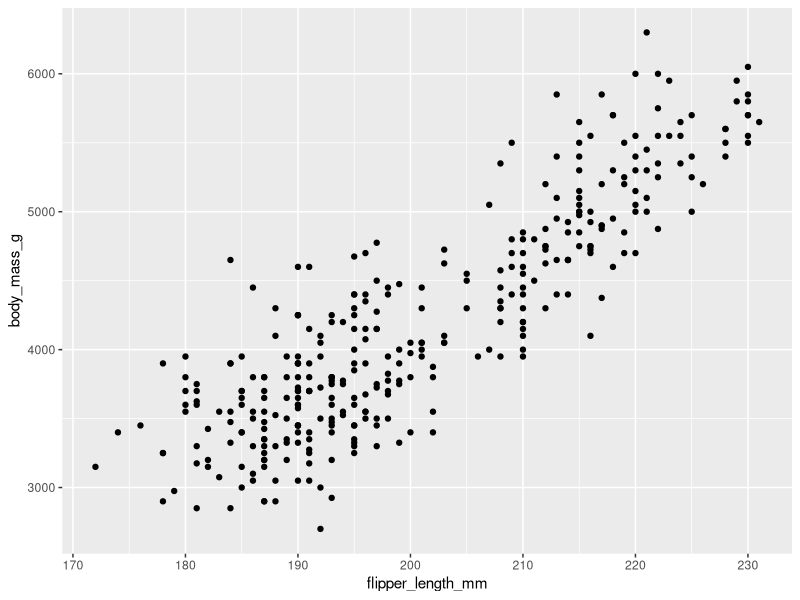
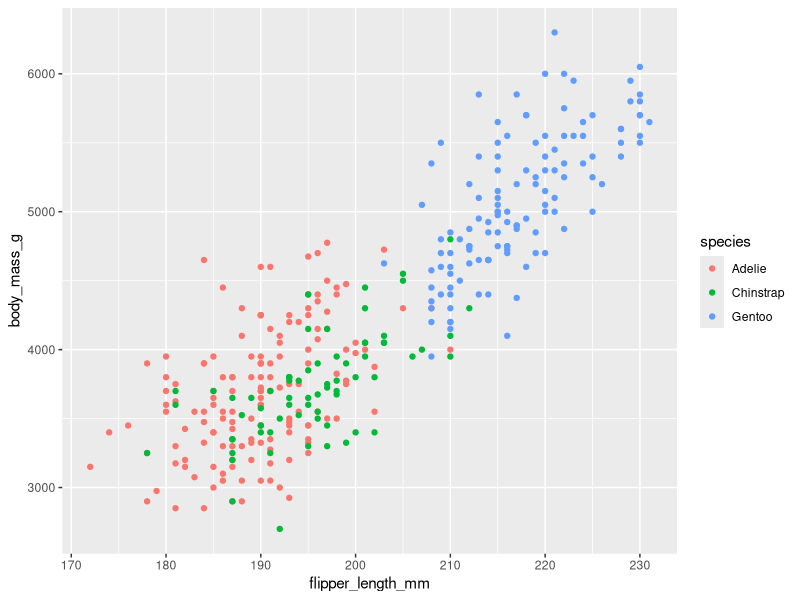
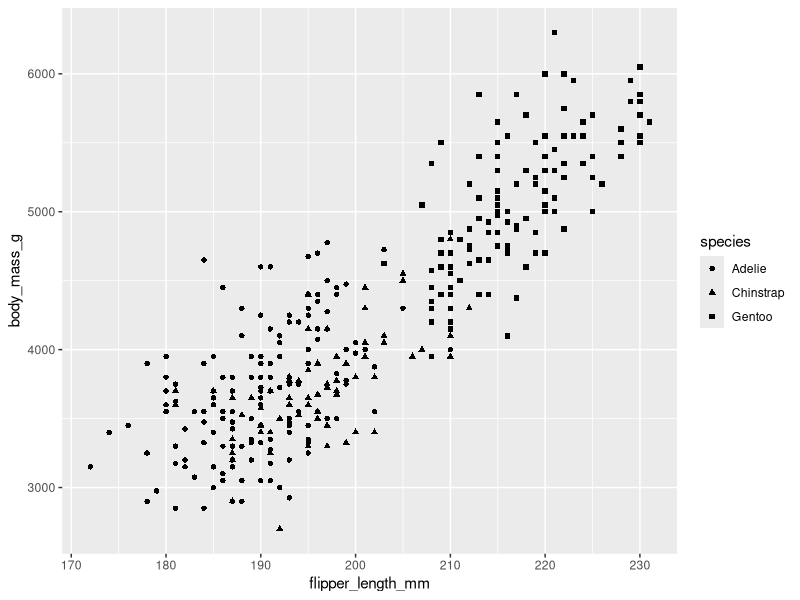
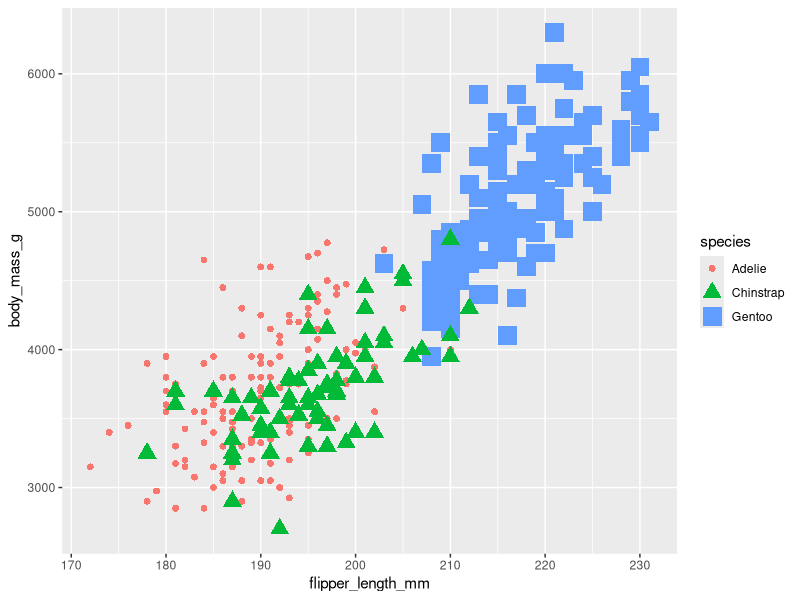
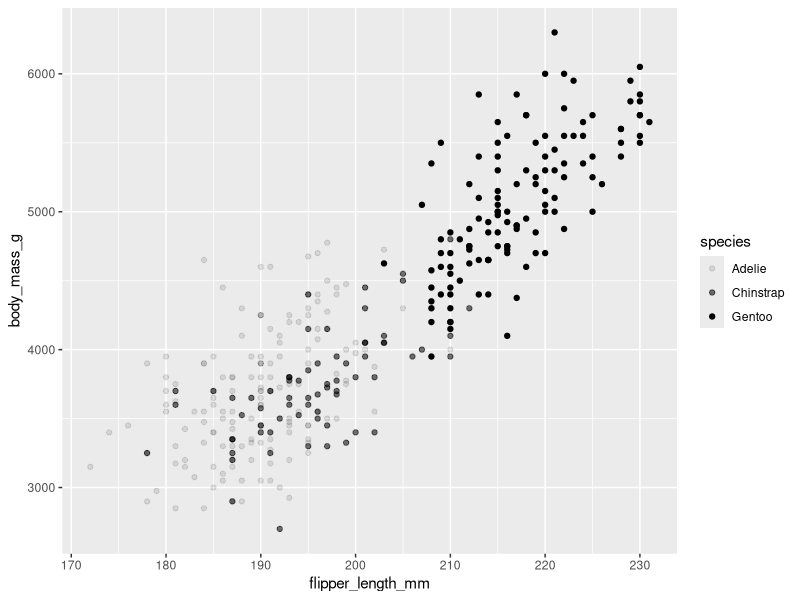
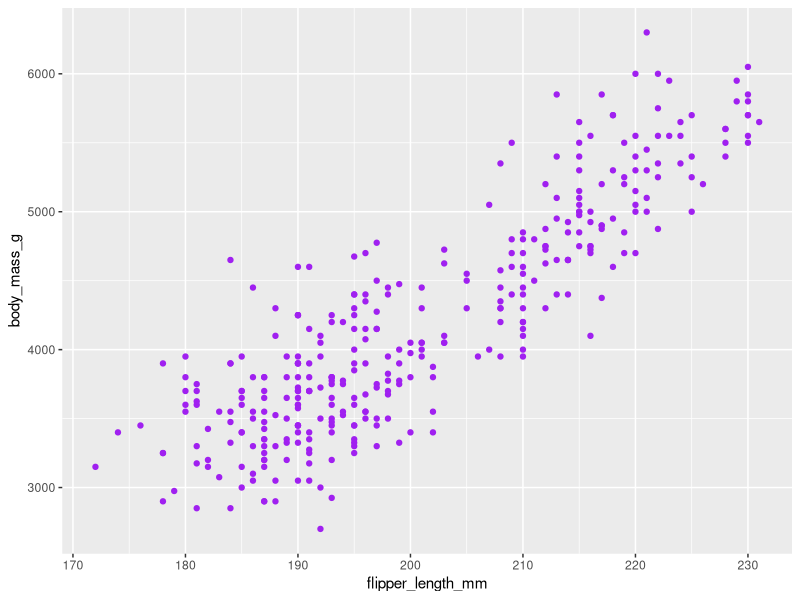
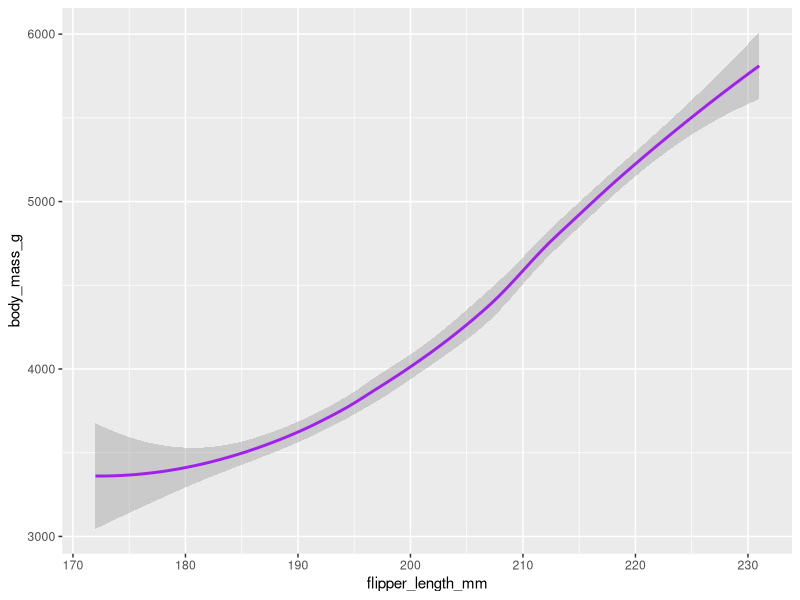
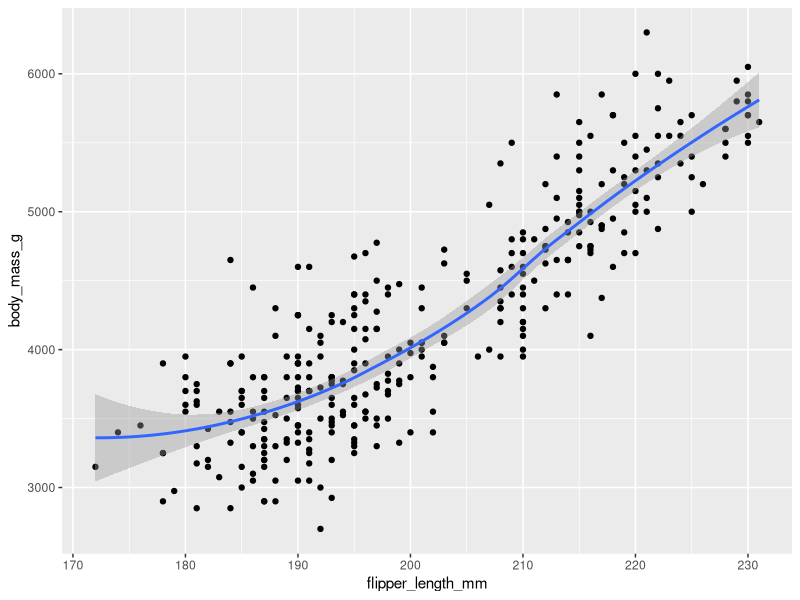

Write R code to recreate these figures, in order.
library(ggplot2)
library(palmerpenguins)

data(penguins)
# View(penguins)

ggplot(data = penguins) +
  geom_point(mapping = aes(x = flipper_length_mm, y = body_mass_g))

ggplot(data = penguins) +
  geom_point(mapping = aes(
    x = flipper_length_mm, 
    y = body_mass_g,
    color = species))

ggplot(data = penguins) +
  geom_point(mapping = aes(
    x = flipper_length_mm, 
    y = body_mass_g,
    shape = species))

ggplot(data = penguins) +
  geom_point(mapping = aes(
    x = flipper_length_mm, 
    y = body_mass_g,
    color = species,
    size = species,
    shape = species))

ggplot(data = penguins) +
  geom_point(mapping = aes(
    x = flipper_length_mm, 
    y = body_mass_g,
    alpha = species))

ggplot(data = penguins) +
  geom_point(mapping = aes(
    x = flipper_length_mm, 
    y = body_mass_g), color = "purple")

ggplot(data = penguins) +
  geom_smooth(mapping = aes(
    x = flipper_length_mm, 
    y = body_mass_g), color = "purple")

ggplot(data = penguins) +
  geom_point(mapping = aes(
    x = flipper_length_mm, 
    y = body_mass_g)) +
  geom_smooth(mapping = aes(
    x = flipper_length_mm, 
    y = body_mass_g))

ggplot(data = penguins) +
  geom_smooth(mapping = aes(
    x = flipper_length_mm, 
    y = body_mass_g,
    linetype = species), color = "purple")

ggplot(data = penguins) +
  geom_jitter(mapping = aes(
    x = flipper_length_mm, 
    y = body_mass_g))

ggplot(data = diamonds) +
  geom_bar(mapping = aes(
    x = cut, fill = cut))

ggplot(data = diamonds) +
  geom_bar(mapping = aes(
    x = cut, fill = clarity))

ggplot(data = penguins, mapping = aes(
  x = flipper_length_mm, 
  y = body_mass_g)) +
  geom_point(aes(color = species)) +
  facet_wrap(~species)

ggplot(data = diamonds) +
  geom_bar(mapping = aes(
    x = color, fill = cut)) +
  facet_wrap(~cut)

ggplot(data = penguins, mapping = aes(
  x = flipper_length_mm, 
  y = body_mass_g)) +
  geom_point(aes(color = species)) +
  facet_grid(sex~species)

ggplot(data = penguins, mapping = aes(
  x = flipper_length_mm, 
  y = body_mass_g)) +
  geom_point(aes(color = species)) +
  facet_grid(~sex)

ggsave("Nice_graph.png")